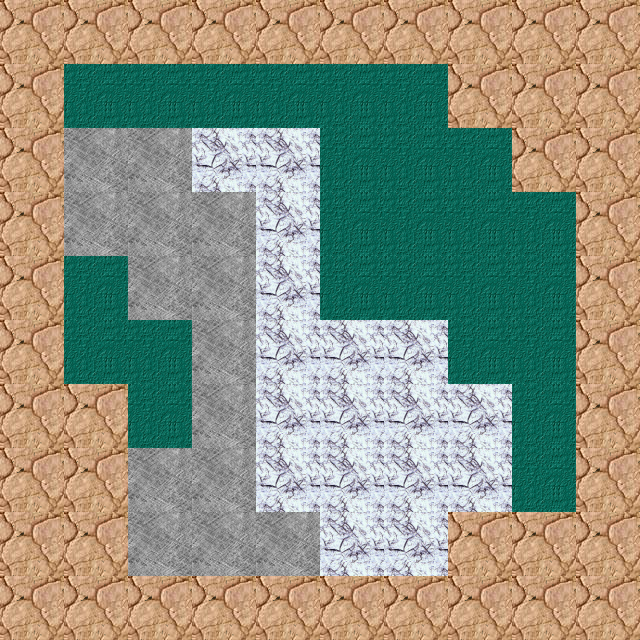

This is a level from a 2D game, rendered from its Tiled map with the project's own tilesets. A one-line summary and the map file follow, with tile-layer data summarised:
An orthogonal 10x10 tile map with 64x64 px tiles, 1 tile layer (World).

<map version="1.0" tiledversion="1.1.4" orientation="orthogonal" renderorder="right-down" width="10" height="10" tilewidth="64" tileheight="64" infinite="0" nextobjectid="1">
 <tileset firstgid="1" name="background" tilewidth="64" tileheight="64" tilecount="4" columns="4">
  <image source="../../app/javascript/images/background-sprite.png" width="256" height="64" />
 </tileset>
 <layer name="World" width="10" height="10">
  <data>[100 cells, 100 non-empty, 4 distinct tile ids]</data>
 </layer>
</map>